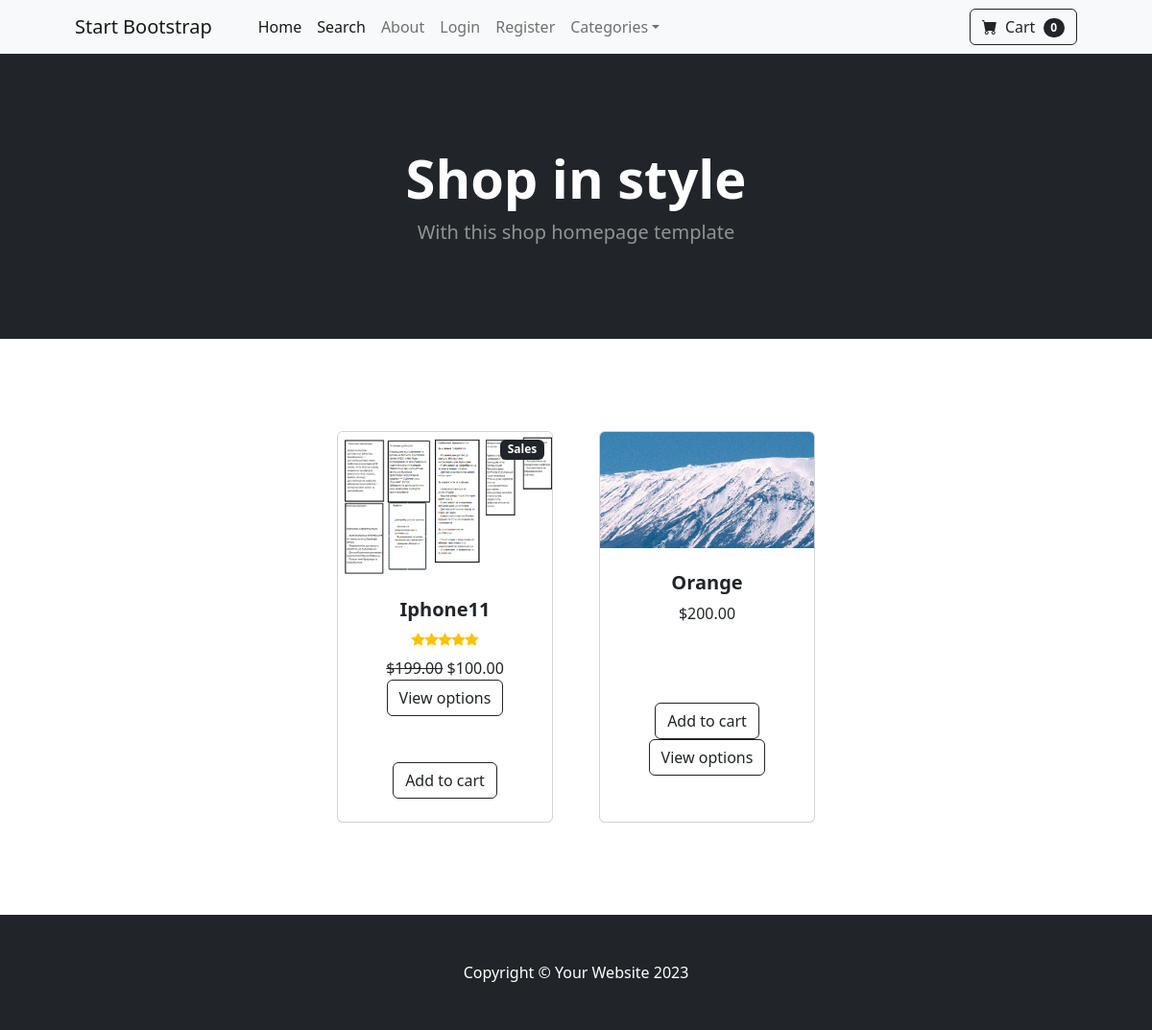
The page / on the database its author committed.
### core/models.py (models this page shows, shortened)
class Product(models.Model):
    name = models.CharField(max_length=100)
    price = models.DecimalField(default=0, max_digits=10, decimal_places=2)
    description = models.TextField(max_length=500,default="",blank=True,null=True)
    image=models.ImageField(upload_to='uploads/product/')
    category = models.ForeignKey(Category, on_delete=models.CASCADE,default=1)
    is_Sale=models.BooleanField(default=False)
    sale_price = models.DecimalField(default=0, max_digits=10, decimal_places=2)

### core/views.py (the view)
# urls.py: path('',index,name='index'),
def index(request):
    categories = Category.objects.all()
    products = Product.objects.all()
    return render(request,'core/index.html',{'products':products,'category':categories})

### core/context_processors.py (called while the page is built)
def categories(request):
    return {'category': Category.objects.all()}

def cart(request):
    return {'cart':Cart(request)}

### core/models.py (called while the page is built)
  def __str__(self):
      return self.name

### templates/core/index.html
{% extends 'base.html' %}
{% block content %}
        <header class="bg-dark py-5">
            <div class="container px-4 px-lg-5 my-5">
                <div class="text-center text-white">
                    <h1 class="display-4 fw-bolder">Shop in style</h1>
                    <p class="lead fw-normal text-white-50 mb-0">With this shop homepage template</p>
                </div>
            </div>
        </header>
        <section class="py-5">
            <div class="container px-4 px-lg-5 mt-5">
                <div class="row gx-4 gx-lg-5 row-cols-2 row-cols-md-3 row-cols-xl-4 justify-content-center">
                   {% for product in products %}
    {% if product.is_Sale %}
        <div class="col mb-5">
            <div class="card h-100">
                <div class="badge bg-dark text-white position-absolute
                    "style="top: 0.5rem;right:0.5rem">Sales</div>
                <img class="card-img-top" src="{{ product.image.url }}" alt="{{ product.name }}" />
                <div class="card-body p-4">
                    <div class="text-center">
                        <h5 class="fw-bolder">{{ product.name }}</h5>
                        <div class="d-flex justify-content-center small text-warning mb-2">
                             <div class="bi-star-fill"></div>
                            <div class="bi-star-fill"></div>
                             <div class="bi-star-fill"></div>
                             <div class="bi-star-fill"></div>
                            <div class="bi-star-fill"></div>
                        </div>
                        <strike>${{ product.price }}</strike>
                        ${{ product.sale_price }}
                         <div class="card-footer p-4 pt-0 border-top-0 bg-transparent">
     <div class="text-center"><a class="btn btn-outline-dark mt-auto" href="{% url 'core:product' product.name %}">View options</a></div>
 </div>
                    </div>
                </div>
                <div class="card-footer p-4 pt-0 border-top-0 bg-transparent">
                    <div class="text-center">
                        <a class="btn btn-outline-dark mt-auto" href="#">Add to cart</a>
                    </div>
                </div>
            </div>
        </div>
    {% else %}
        <div class="col mb-5">
            <div class="card h-100">
                <img class="card-img-top" src="{{ product.image.url }}" alt="{{ product.name }}" />
                <div class="card-body p-4">
                    <div class="text-center">
                        <h5 class="fw-bolder">{{ product.name }}</h5>
                        ${{ product.price }}
                    </div>
                </div>
                <div class="card-footer p-4 pt-0 border-top-0 bg-transparent">
                    <div class="text-center">
                        <a class="btn btn-outline-dark mt-auto" href="#">Add to cart</a>
                    </div>
                     <div class="card-footer p-4 pt-0 border-top-0 bg-transparent">
     <div class="text-center"><a class="btn btn-outline-dark mt-auto" href="{% url 'core:product' product.name %}">View options</a></div>
 </div>
                </div>
            </div>
        </div>
    {% endif %}
{% endfor %}
                </div>
            </div>
        </section>
{% endblock %}

### rows shown on the page
Product: image (picture), name "Iphone11", price "199.00", sale_price "100.00"
Product: image (picture), name "Orange", price "200.00"

### other values the page prints
{{ cart.cart|length }} "0"
